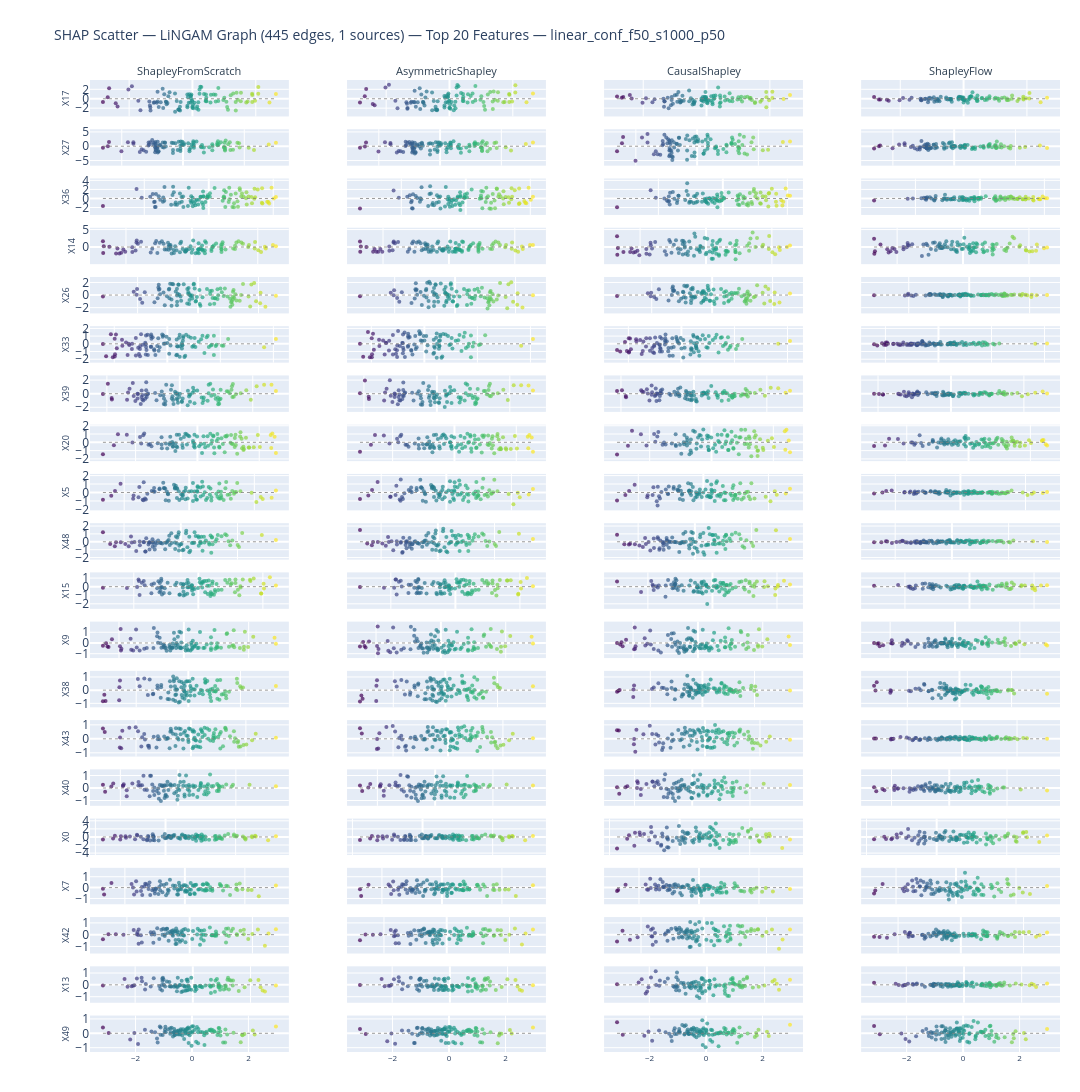

The code cell stored with this chart in its notebook:
### Markdown cell above
## 6. Individual SHAP Scatter Plots — LiNGAM Graph

Same grid structure as above but using LiNGAM-based causal methods.  
Scratch (no graph) is repeated here as the reference baseline.

### Code cell
LINGAM_SCATTER_METHODS = [
    "Scratch",
    "Asymmetric (LiNGAM)",
    "Causal (LiNGAM)",
    "Flow (LiNGAM)",
]


def plot_shap_scatter_lingam(features=None):
    """
    SHAP value scatter plot (feature value vs SHAP) for LiNGAM-graph methods.

    Parameters
    ----------
    features : list of str, optional
        Feature names to display as rows. Defaults to top-N by Scratch.

    Examples
    --------
    >>> plot_shap_scatter_lingam()                      # default: top-N by Scratch
    >>> plot_shap_scatter_lingam(['X0', 'X5', 'X12'])   # specific features
    """
    feat_idx, feat_labels = _resolve_features(features)
    title_tag = f"Top {N_TOP_FEATURES}" if features is None else f"{len(feat_labels)}"
    fig = make_shap_scatter_figure(
        methods        = LINGAM_SCATTER_METHODS,
        col_labels     = COL_LABELS,
        feature_idx    = feat_idx,
        feature_labels = feat_labels,
        x_test         = x_test,
        shap_data      = shap_data,
        title          = (
            f"SHAP Scatter — LiNGAM Graph ({lingam_edges} edges, {lingam_sources} sources) — "
            f"{title_tag} Features — {DATASET}"
        ),
        colors         = METHOD_COLORS,
    )
    fig.show()
    return fig


# Default: top-N by Scratch
fig_scatter_lingam = plot_shap_scatter_lingam()
